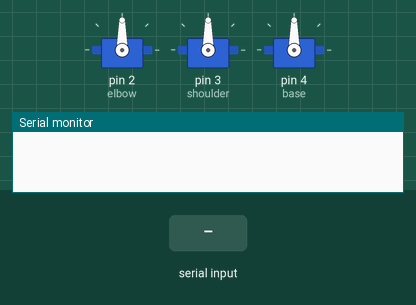
The sketch below on a simulated Arduino Uno, built with avr-gcc and run on an emulated ATmega328P. Parts: 3 × servo, the last lines printed to the serial monitor. Inputs (shaded band) come from the test bench.

Above: at 1.2 s.
1.3 s: "r90\n" received over Serial
At 1.9 s:
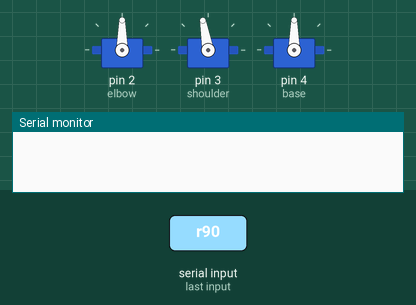
3.5 s: "g90\n" received over Serial
At 3.8 s:
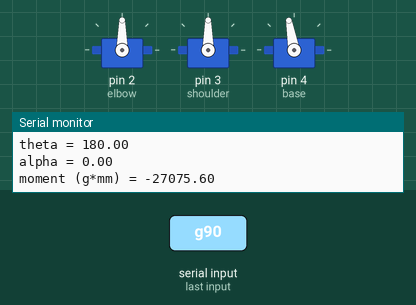
6.4 s: "r,45\n" received over Serial
At 7.2 s:
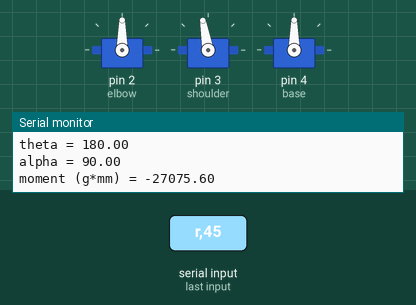
Timing chart, 0 to 9.4 s (numbered marks = the images above; inputs shaded):
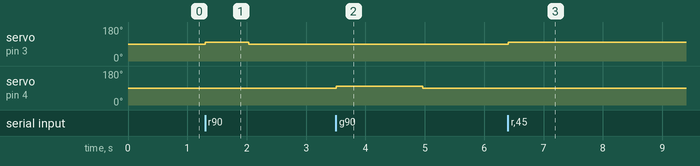

The sketch:

RealTimeControl.ino
```cpp
// RealTimeControl is code for an arduino that should be used to control a robotic arm with the keyboard of the powering computer
#include <Servo.h> // include servo library to control servo motors

// assign servos names of joint positions
Servo elbow;    // servo controlling elbow joint (s3)
Servo shoulder; // servo controlling shoulder joint (s2)
Servo base;     // servo controlling base rotation (s1)

// experimentally determined times for a 90 degree rotation at speeds
float s3_90 = 1100; //delay (ms) for elbow to rotate 90 degrees
float s2_90 = 730;  //delay (ms) for shoulder to rotate 90 degrees
float s1_90 = 1460; //delay (ms) for base to rotate 90 degrees

// initialise starting position angles
float phi = 90;   // angle of s3 (starting position straight up)
float theta = 90; // angle of s2 (starting position straight up)
float alpha = 0;  // base angle (starting facing forward)

// command variables of angles which each servo must rotate through
float s1Angle; // commanded rotation for base
float s2Angle; // commanded rotation for shoulder
float s3Angle; // commanded rotation for elbow

//constants
long double pi = 3.141592653589793238462643383279502884197; // high precision value of pi for calculations
float momentMax = 27075.6; //calculated maximum value of moment (g*mm)
float moment = ((105*16*9.81*cos(theta*pi/180))+(125+55)*cos((90-phi)*pi/180)*6*9.81*cos((theta + phi - 90)*pi/180)); // initial moment based on starting angles

// experimentally determined time increments to counteract moments
float upincrement = 300;   // additional delay when lifting against gravity
float downincrement = 30;  // reduced delay when moving with gravity

// assign servos to each pin and start serial monitor
void setup() {
  elbow.attach(2);    // attach elbow servo to pin 2
  shoulder.attach(3); // attach shoulder servo to pin 3
  base.attach(4);     // attach base servo to pin 4
  Serial.begin(9600); // begin serial communication at 9600 baud
}

// start main operating loop
void loop() {

  // get serial input as a number between 1 and 9
  if (Serial.available() > 0) { // check if data is available from serial
    String input = Serial.readStringUntil('\n'); // read full input until newline
    char v = input[0]; // first character determines command type
    String angleStr = input.substring(1); // remaining string represents angle value

    //S3

    if (v == '5') {
      elbow.write(90);    // reset elbow to neutral position
      shoulder.write(90); // reset shoulder to neutral position
      base.write(90);     // reset base to neutral position
    } else if (v == '4'){
      s3Angle = angleStr.toFloat(); // convert input angle to float
      elbow.write(80); // move elbow in one direction
      delay((s3Angle/90)*s3_90); // scale delay proportionally to desired angle
      elbow.write(90); // stop movement
      phi = (phi + s3Angle); // update stored elbow angle
    } else if (v == '6'){
      s3Angle = angleStr.toFloat(); // convert input angle to float
      elbow.write(100); // move elbow in opposite direction
      delay((s3Angle/90)*s3_90); // scale delay proportionally to desired angle
      elbow.write(90); // stop movement
      phi = (phi - s3Angle); // update stored elbow angle
    }

    //S2

    if (v == 'y'){
      s2Angle = angleStr.toFloat(); // convert input angle to float
      shoulder.write(80); // move shoulder upward direction
      if (moment >= 0){
        delay((s2Angle/90)*s2_90 - (moment/momentMax) * downincrement); // adjust delay based on load assisting motion
      } else if (moment < 0){
        delay((s2Angle/90)*s2_90 - (moment/momentMax) * upincrement); // adjust delay when working against load
      }
      shoulder.write(90); // stop movement
      theta = theta - s2Angle; // update stored shoulder angle
    } else if (v == 'r'){
      s2Angle = angleStr.toFloat(); // convert input angle to float
      shoulder.write(100); // move shoulder downward direction
      if (moment >= 0){
        delay((s2Angle/90)*s2_90 + (moment/momentMax) * upincrement); // adjust delay when lifting load
      } else if (moment < 0){
        delay((s2Angle/90)*s2_90 + (moment/momentMax) * downincrement); // adjust delay when load assists motion
      }
      shoulder.write(90); // stop movement
      theta = theta + s2Angle; // update stored shoulder angle
    }

    //Base

    if (v == 'd'){
      s1Angle = angleStr.toFloat(); // convert input angle to float
      base.write(83); // rotate base in one direction
      delay((s1Angle/90)*s1_90); // scale delay based on angle
      base.write(90); // stop movement
      alpha = (alpha - s1Angle); // update stored base angle
    } else if (v == 'g'){
      s1Angle = angleStr.toFloat(); // convert input angle to float
      base.write(100); // rotate base in opposite direction
      delay((s1Angle/90)*s1_90); // scale delay based on angle
      base.write(90); // stop movement
      alpha = (alpha + s1Angle); // update stored base angle
    }

    moment = ((105*16*9.81*cos(theta*pi/180))+(125+55)*cos((90-phi)*pi/180)*6*9.81*cos((theta + phi - 90)*pi/180)); // recalculate moment after movement (range: +/-max)

    Serial.println("------------------"); // separator for readability in serial monitor
    Serial.print("phi = "); // label for elbow angle
    Serial.println(phi); // print elbow angle
    Serial.print("theta = "); // label for shoulder angle
    Serial.println(theta); // print shoulder angle
    Serial.print("alpha = "); // label for base angle
    Serial.println(alpha); // print base angle
    Serial.print("moment (g*mm) = "); // label for calculated moment
    Serial.println(moment); // print current moment value
  }

}
```

Measured:
- after the input at 1.3 s, servo on pin 3 (shoulder): 90° → 100° at once, → 90° 0.73 s later
- after the input at 3.5 s, servo on pin 4 (base): 90° → 100° at once, → 90° 1.5 s later
- after the input at 6.4 s, servo on pin 3 (shoulder): 90° → 100° at once
